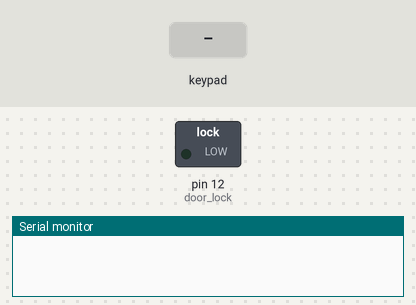
This sketch was run on a simulated Arduino Uno, built with avr-gcc and run on an emulated ATmega328P. On the bench: switched loads named in the sketch (green lamp = pin HIGH), the last lines printed to the serial monitor. The inputs (shaded band) are chosen by the test bench.

Above: at 1.2 s.
1.3 s: keypad keys 1 2 3 4 * pressed 0.4 s apart
At 4.1 s:
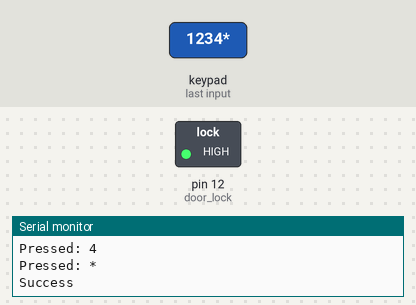
5.9 s: key 'A' pressed
7.4 s: key 'B' pressed
8.9 s: keypad keys 1 2 3 4 # pressed 0.4 s apart
12.4 s: key 'C' pressed
13.9 s: keypad keys 1 2 3 4 D pressed 0.4 s apart
Timing chart, 0 to 16.9 s (numbered marks = the images above; inputs shaded):
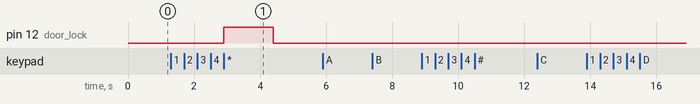

The sketch:

Rupak_keypad_lock.ino
```cpp
/*
Written by Rupak Poddar
www.youtube.com/RupakPoddar


  '*' is to validate the password
  '#' is to reset attempt

*/

#include <Keypad.h>  //https://github.com/Chris--A/Keypad
//PASSWORD LIBRARY IS NO MORE REQUIRED FOR THIS PROJECT

String password = "1234"; //change the password from here
String input = "";

const byte ROWS = 4; // Four rows
const byte COLS = 4; // Four columns

// Define the Keymap
char keys[ROWS][COLS] = {
  {'1','2','3','A'},
  {'4','5','6','B'},
  {'7','8','9','C'},
  {'*','0','#','D'}
};

byte rowPins[ROWS] = { 9,8,7,6 };// Connect keypad ROW0, ROW1, ROW2 and ROW3 to these Arduino pins.
byte colPins[COLS] = { 5,4,3,2 };// Connect keypad COL0, COL1, COL2 and COL3 to these Arduino pins.


// Create the Keypad
Keypad keypad = Keypad( makeKeymap(keys), rowPins, colPins, ROWS, COLS );

int door_lock = 12; //connect the door lock to pin 12.
int lock_delay = 1500; //change the delay from here.

void setup(){

  Serial.begin(9600);
  keypad.addEventListener(keypadEvent);
  pinMode(door_lock, OUTPUT);
}

void loop(){
  keypad.getKey();
}

void keypadEvent(KeypadEvent eKey){
  switch (keypad.getState()){
    case PRESSED:
 Serial.print("Pressed: ");
 Serial.println(eKey);
 switch (eKey){
   case '*': checkPassword(); break;
   case '#': input = ""; break;
   default: input+=eKey;
     }
  }
}

void checkPassword(){
  if (password == input){
    Serial.println("Success");
    digitalWrite(door_lock, HIGH);
    delay(lock_delay);
    digitalWrite(door_lock, LOW);
    input = "";
  }else{
    Serial.println("Wrong");
  }
}
```

Measured:
- after the input at 1.3 s, pin 12 (door_lock): LOW → HIGH after 1.6 s, → LOW 1.5 s later
